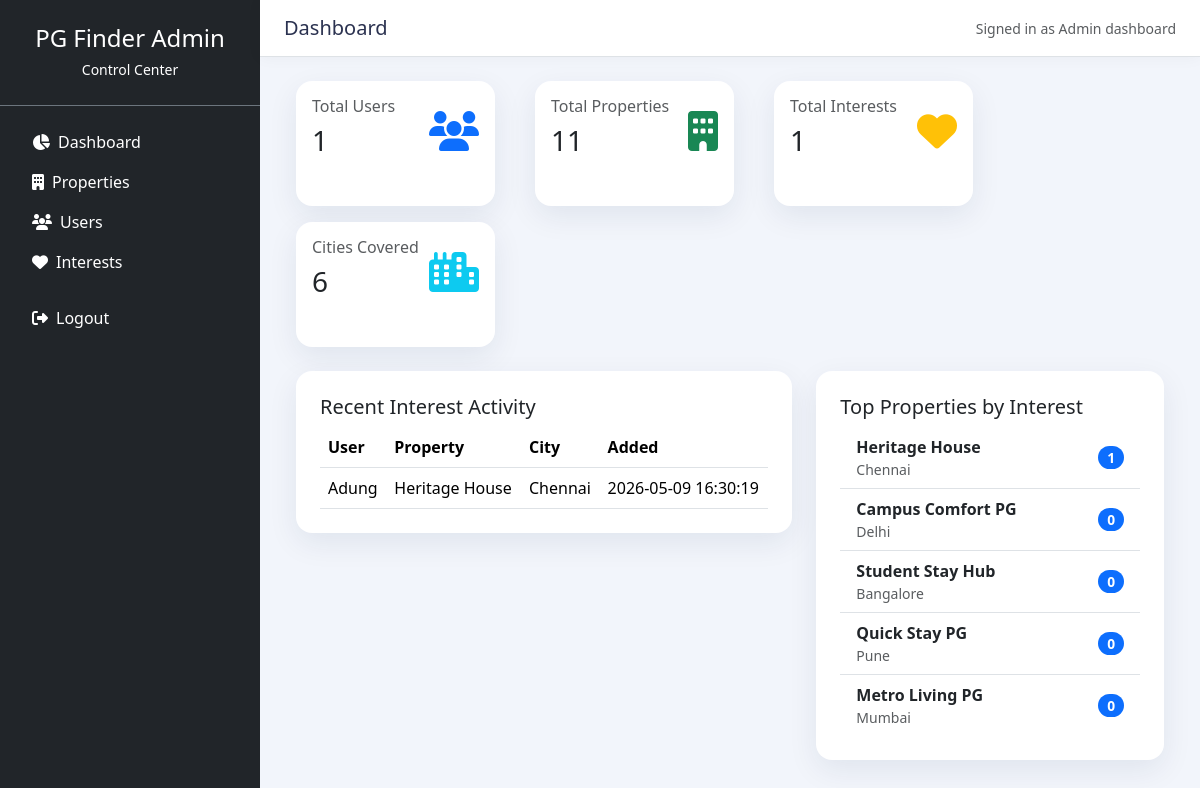
Screenshot of /admin/dashboard.php (signed in) with the database file from the repository.
### tables this page shows
CREATE TABLE `interested_users` (
  `user_id` int(11) NOT NULL,
  `property_id` int(11) NOT NULL,
  `added_at` timestamp NOT NULL DEFAULT current_timestamp()
);

CREATE TABLE `users` (
  `id` int(11) NOT NULL,
  `name` varchar(100) NOT NULL,
  `email` varchar(150) NOT NULL,
  `password` varchar(255) NOT NULL,
  `phone` varchar(20) DEFAULT NULL,
  `created_at` timestamp NOT NULL DEFAULT current_timestamp(),
  `is_blocked` tinyint(1) DEFAULT 0
);

CREATE TABLE `properties` (
  `id` int(11) NOT NULL,
  `name` varchar(150) NOT NULL,
  `city` varchar(80) NOT NULL,
  `address` varchar(255) NOT NULL,
  `price` decimal(10,2) NOT NULL,
  `gender` enum('Male','Female','Coed') NOT NULL DEFAULT 'Coed',
  `rating` decimal(2,1) NOT NULL DEFAULT 4.5,
  `description` text NOT NULL,
  `image` varchar(255) DEFAULT 'images/pg-default.jpg',
  `created_at` timestamp NOT NULL DEFAULT current_timestamp()
);

### admin/dashboard.php (the view, shortened to what this page needs)
<?php
$pdo = getPDO();
$stats = [];
$stats['users'] = $pdo->query('SELECT COUNT(*) FROM users')->fetchColumn();
$stats['properties'] = $pdo->query('SELECT COUNT(*) FROM properties')->fetchColumn();
$stats['interests'] = $pdo->query('SELECT COUNT(*) FROM interested_users')->fetchColumn();
$stats['cities'] = $pdo->query('SELECT COUNT(DISTINCT city) FROM properties')->fetchColumn();
$recentActivitiesStmt = $pdo->prepare('SELECT u.name AS user_name, p.name AS property_name, p.city, iu.added_at FROM interested_users iu JOIN users u ON iu.user_id = u.id JOIN properties p ON iu.property_id = p.id ORDER BY iu.added_at DESC LIMIT 6');
$recentActivitiesStmt->execute();
$recentActivities = $recentActivitiesStmt->fetchAll();
$topPropertiesStmt = $pdo->query('SELECT p.id, p.name, p.city, COUNT(iu.user_id) AS interest_count FROM properties p LEFT JOIN interested_users iu ON p.id = iu.property_id GROUP BY p.id ORDER BY interest_count DESC LIMIT 5');
$topProperties = $topPropertiesStmt->fetchAll();
include __DIR__ . '/includes/header.php';
?>
<div class="container-fluid">
  <div class="row admin-summary row-cols-1 row-cols-md-2 row-cols-xl-4 mb-4">
    <div class="col">
      <div class="card dashboard-card p-3">
        <div class="d-flex align-items-center justify-content-between">
          <div>
            <h6 class="text-muted">Total Users</h6>
            <h3><?php echo $stats['users']; ?></h3>
          </div>
          <div class="display-6 text-primary"><i class="fas fa-users"></i></div>
        </div>
      </div>
    </div>
    <div class="col">
      <div class="card dashboard-card p-3">
        <div class="d-flex align-items-center justify-content-between">
          <div>
            <h6 class="text-muted">Total Properties</h6>
            <h3><?php echo $stats['properties']; ?></h3>
          </div>
          <div class="display-6 text-success"><i class="fas fa-building"></i></div>
        </div>
      </div>
    </div>
    <div class="col">
      <div class="card dashboard-card p-3">
        <div class="d-flex align-items-center justify-content-between">
          <div>
            <h6 class="text-muted">Total Interests</h6>
            <h3><?php echo $stats['interests']; ?></h3>
          </div>
          <div class="display-6 text-warning"><i class="fas fa-heart"></i></div>
        </div>
      </div>
    </div>
    <div class="col">
      <div class="card dashboard-card p-3">
        <div class="d-flex align-items-center justify-content-between">
          <div>
            <h6 class="text-muted">Cities Covered</h6>
            <h3><?php echo $stats['cities']; ?></h3>
          </div>
          <div class="display-6 text-info"><i class="fas fa-city"></i></div>
        </div>
      </div>
    </div>
  </div>
  <div class="row g-4">
    <div class="col-lg-7">
      <div class="card dashboard-card">
        <div class="card-body">
          <h5 class="card-title">Recent Interest Activity</h5>
          <div class="table-responsive">
            <table class="table table-hover align-middle mb-0">
              <thead>
                <tr>
                  <th>User</th>
                  <th>Property</th>
                  <th>City</th>
                  <th>Added</th>
                </tr>
              </thead>
              <tbody>
                <?php if ($recentActivities): ?>
                  <?php foreach ($recentActivities as $activity): ?>
                    <tr>
                      <td><?php echo htmlspecialchars($activity['user_name']); ?></td>
                      <td><?php echo htmlspecialchars($activity['property_name']); ?></td>
                      <td><?php echo htmlspecialchars($activity['city']); ?></td>
                      <td><?php echo htmlspecialchars($activity['added_at']); ?></td>
                    </tr>
                  <?php endforeach; ?>
                <?php else: ?>
                  <tr><td colspan="4" class="text-center text-muted">No recent activity.</td></tr>
                <?php endif; ?>
              </tbody>
            </table>
          </div>
        </div>
      </div>
    </div>
    <div class="col-lg-5">
      <div class="card dashboard-card">
        <div class="card-body">
          <h5 class="card-title">Top Properties by Interest</h5>
          <ul class="list-group list-group-flush">
            <?php if ($topProperties): ?>
              <?php foreach ($topProperties as $property): ?>
                <li class="list-group-item d-flex justify-content-between align-items-center">
                  <div>
                    <strong><?php echo htmlspecialchars($property['name']); ?></strong>
                    <div class="text-muted small"><?php echo htmlspecialchars($property['city']); ?></div>
                  </div>
                  <span class="badge bg-primary rounded-pill"><?php echo $property['interest_count']; ?></span>
                </li>
              <?php endforeach; ?>
            <?php else: ?>
              <li class="list-group-item text-center text-muted">No property interest data available.</li>
            <?php endif; ?>
          </ul>
        </div>
      </div>
    </div>
  </div>
</div>
<?php include __DIR__ . '/includes/footer.php'; ?>

### admin/css/admin.css (style rules this page uses)
:root { --admin-bg: #f2f5fb; --sidebar-bg: #0d1732; --sidebar-text: #bec9e3; --accent: #4d7cff; }
body { min-height: 100vh; background: var(--admin-bg); color: #2b3250; }
.dashboard-card { border: none; border-radius: 1rem; box-shadow: 0 10px 30px rgba(17, 36, 81, 0.08); }
.dashboard-card .card-body { padding: 1.5rem; }
.table-responsive { overflow-x: auto; }
.card .badge { font-size: 0.86rem; }
.admin-summary { gap: 1rem; }
.admin-summary .card { min-height: 125px; }

### rows the page displays
interested_users: user.name "Adung", property.name "Heritage House", property.city "Chennai", added_at "2026-05-09 16:30:19"
properties: name "Heritage House", city "Chennai", interest_count "1"
properties: name "Campus Comfort PG", city "Delhi", interest_count "0"
properties: name "Student Stay Hub", city "Bangalore", interest_count "0"
properties: name "Quick Stay PG", city "Pune", interest_count "0"
properties: name "Metro Living PG", city "Mumbai", interest_count "0"

### other values shown
$pageTitle "Dashboard"
$adminName "Admin dashboard"
$stats['users'] "1"
$stats['properties'] "11"
$stats['interests'] "1"
$stats['cities'] "6"
